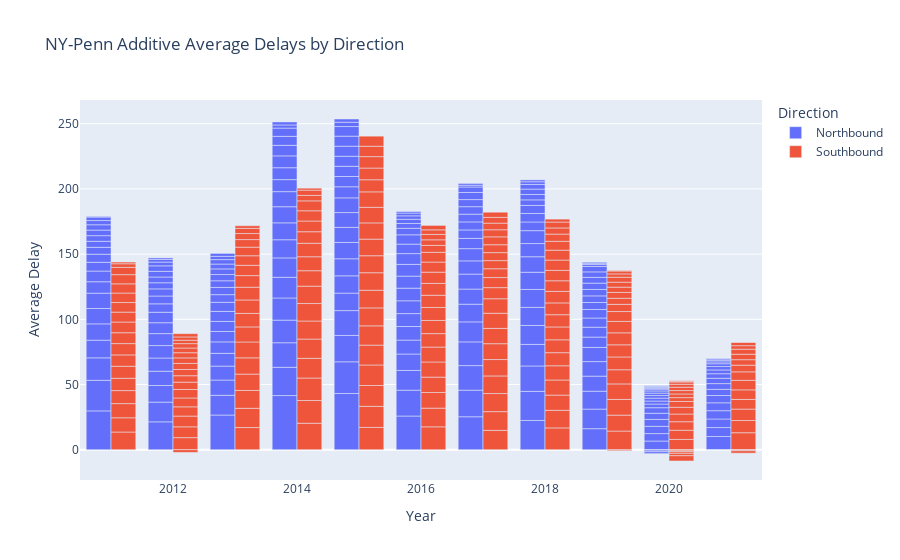

Notebook code for this chart:
### Markdown cell above
## NYP - Stacked Bar by Year and Direction
Penn Station is at almost exactly the halfway point for both Northbound and Southbound trains, so we would expect that they should both have approximately equal delays. It is interesting to note that the Southbound trains show a more uniform distribution for most of the trains, while for Northbound, there are some trains that are significantly worse compared to other trains in their year/direction group. 

It is also very cool to see the 2020 and 2021 data and the huge reduction in delay times. I was hypothesizing that COVID and the reduced ridership on public transportation could have an impact on the delays.

### Code cell
nyp_yearly_bar_plt.show()

### Figure 1 — Plotly figure (JSON) as saved in the notebook; plotly's stock layout.template omitted (floating-point values rounded to 4 significant figures; data arrays with more than 128 entries replaced by an {"elided": "..."} marker saying what was removed)
{"data": [{"alignmentgroup": "True", "customdata": {"elided": "214x2 mixed values"}, "hovertemplate": "Direction=Northbound<br>Year=%{x}<br>Average Delay=%{y}<br>Train Number=%{customdata[0]}<br>Num Instances=%{customdata[1]}<extra></extra>", "legendgroup": "Northbound", "marker": {"color": "#636efa"}, "name": "Northbound", "offsetgroup": "Northbound", "orientation": "v", "showlegend": true, "textposition": "auto", "type": "bar", "x": {"elided": "214 int values"}, "xaxis": "x", "y": {"elided": "214 float values"}, "yaxis": "y"}, {"alignmentgroup": "True", "customdata": {"elided": "206x2 mixed values"}, "hovertemplate": "Direction=Southbound<br>Year=%{x}<br>Average Delay=%{y}<br>Train Number=%{customdata[0]}<br>Num Instances=%{customdata[1]}<extra></extra>", "legendgroup": "Southbound", "marker": {"color": "#EF553B"}, "name": "Southbound", "offsetgroup": "Southbound", "orientation": "v", "showlegend": true, "textposition": "auto", "type": "bar", "x": {"elided": "206 int values"}, "xaxis": "x", "y": {"elided": "206 float values"}, "yaxis": "y"}], "layout": {"barmode": "group", "legend": {"title": {"text": "Direction"}, "tracegroupgap": 0}, "title": {"text": "NY-Penn Additive Average Delays by Direction"}, "xaxis": {"anchor": "y", "categoryorder": "category ascending", "domain": [0, 1], "title": {"text": "Year"}}, "yaxis": {"anchor": "x", "domain": [0, 1], "title": {"text": "Average Delay"}}}}
